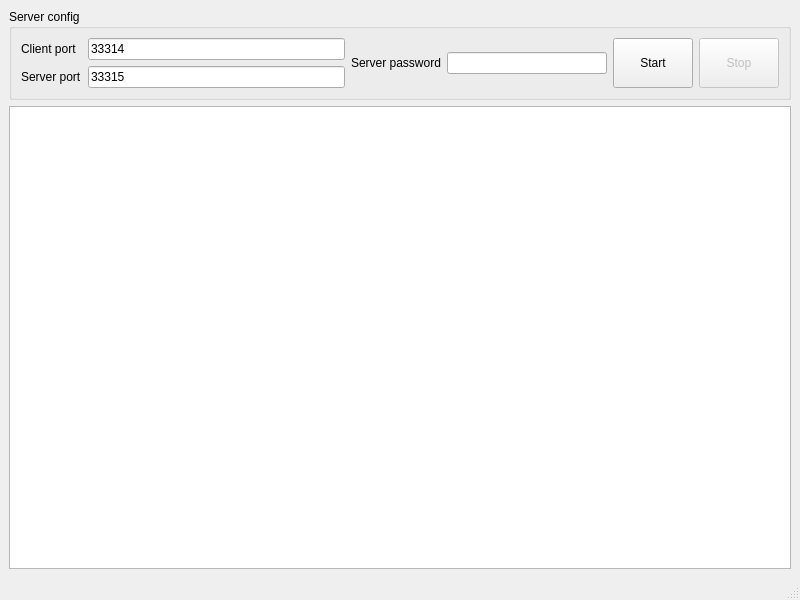
<?xml version="1.0" encoding="UTF-8"?>
<ui version="4.0">
 <class>MainWindow</class>
 <widget class="QMainWindow" name="MainWindow">
  <property name="geometry">
   <rect>
    <x>0</x>
    <y>0</y>
    <width>800</width>
    <height>600</height>
   </rect>
  </property>
  <property name="sizePolicy">
   <sizepolicy hsizetype="Preferred" vsizetype="Preferred">
    <horstretch>100</horstretch>
    <verstretch>0</verstretch>
   </sizepolicy>
  </property>
  <property name="minimumSize">
   <size>
    <width>640</width>
    <height>480</height>
   </size>
  </property>
  <property name="windowTitle">
   <string>FastECU broker ver. 0.0-dev0</string>
  </property>
  <property name="locale">
   <locale language="English" country="UnitedStates"/>
  </property>
  <widget class="QWidget" name="centralwidget">
   <layout class="QVBoxLayout" name="verticalLayout_5">
    <item>
     <widget class="QGroupBox" name="groupBox_server_config">
      <property name="sizePolicy">
       <sizepolicy hsizetype="Preferred" vsizetype="Minimum">
        <horstretch>0</horstretch>
        <verstretch>0</verstretch>
       </sizepolicy>
      </property>
      <property name="locale">
       <locale language="English" country="UnitedStates"/>
      </property>
      <property name="title">
       <string>Server config</string>
      </property>
      <layout class="QHBoxLayout" name="horizontalLayout_2">
       <item>
        <layout class="QVBoxLayout" name="verticalLayout">
         <item>
          <widget class="QLabel" name="label_client_port">
           <property name="autoFillBackground">
            <bool>false</bool>
           </property>
           <property name="text">
            <string>Client port</string>
           </property>
          </widget>
         </item>
         <item>
          <widget class="QLabel" name="label_server_port">
           <property name="autoFillBackground">
            <bool>false</bool>
           </property>
           <property name="text">
            <string>Server port</string>
           </property>
          </widget>
         </item>
        </layout>
       </item>
       <item>
        <layout class="QVBoxLayout" name="verticalLayout_2">
         <item>
          <widget class="QLineEdit" name="lineEdit_client_port">
           <property name="enabled">
            <bool>true</bool>
           </property>
           <property name="text">
            <string>33314</string>
           </property>
          </widget>
         </item>
         <item>
          <widget class="QLineEdit" name="lineEdit_server_port">
           <property name="enabled">
            <bool>true</bool>
           </property>
           <property name="text">
            <string>33315</string>
           </property>
          </widget>
         </item>
        </layout>
       </item>
       <item>
        <layout class="QVBoxLayout" name="verticalLayout_4">
         <item>
          <layout class="QHBoxLayout" name="horizontalLayout_4">
           <item>
            <widget class="QLabel" name="label_server_password">
             <property name="autoFillBackground">
              <bool>false</bool>
             </property>
             <property name="text">
              <string>Server password</string>
             </property>
            </widget>
           </item>
           <item>
            <widget class="QLineEdit" name="lineEdit_server_password">
             <property name="enabled">
              <bool>true</bool>
             </property>
             <property name="text">
              <string/>
             </property>
            </widget>
           </item>
          </layout>
         </item>
        </layout>
       </item>
       <item>
        <widget class="QPushButton" name="pushButton_start">
         <property name="sizePolicy">
          <sizepolicy hsizetype="Minimum" vsizetype="Minimum">
           <horstretch>0</horstretch>
           <verstretch>0</verstretch>
          </sizepolicy>
         </property>
         <property name="text">
          <string>Start</string>
         </property>
        </widget>
       </item>
       <item>
        <widget class="QPushButton" name="pushButton_stop">
         <property name="enabled">
          <bool>false</bool>
         </property>
         <property name="sizePolicy">
          <sizepolicy hsizetype="Minimum" vsizetype="Minimum">
           <horstretch>0</horstretch>
           <verstretch>0</verstretch>
          </sizepolicy>
         </property>
         <property name="text">
          <string>Stop</string>
         </property>
        </widget>
       </item>
      </layout>
     </widget>
    </item>
    <item>
     <widget class="QPlainTextEdit" name="plainTextEdit_logs">
      <property name="enabled">
       <bool>true</bool>
      </property>
      <property name="sizePolicy">
       <sizepolicy hsizetype="Expanding" vsizetype="Expanding">
        <horstretch>0</horstretch>
        <verstretch>1</verstretch>
       </sizepolicy>
      </property>
     </widget>
    </item>
   </layout>
  </widget>
  <widget class="QMenuBar" name="menubar">
   <property name="geometry">
    <rect>
     <x>0</x>
     <y>0</y>
     <width>800</width>
     <height>22</height>
    </rect>
   </property>
  </widget>
  <widget class="QStatusBar" name="statusbar"/>
 </widget>
 <resources/>
 <connections/>
</ui>
